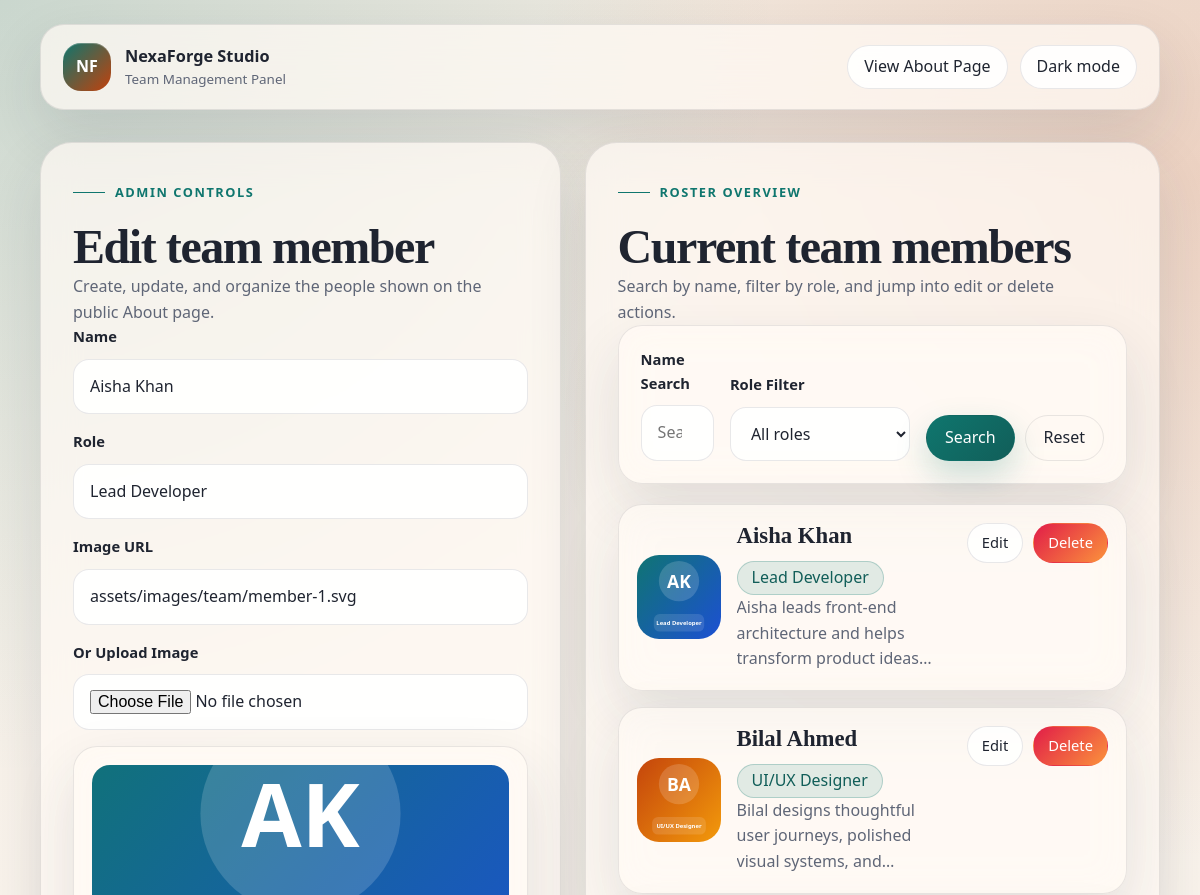
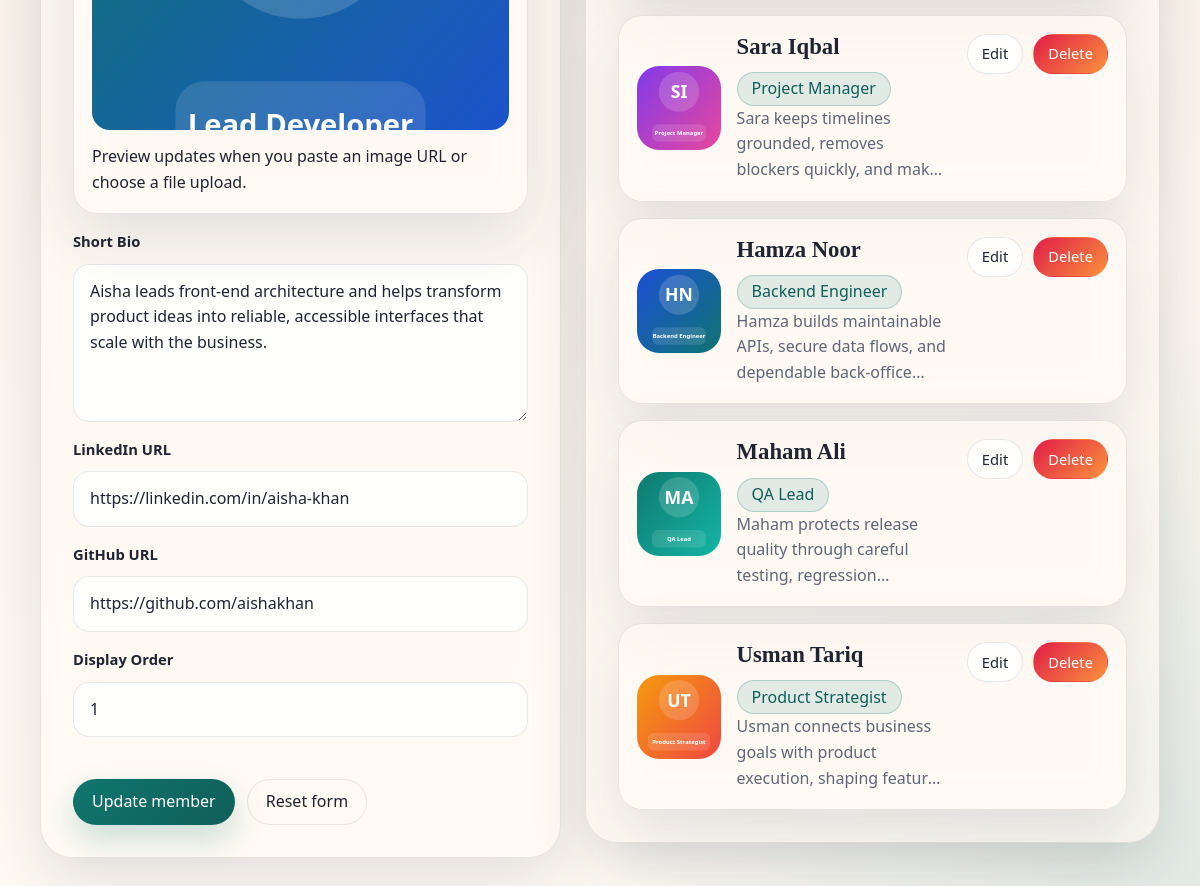
The app's page /Task-02/admin/index.php?edit=1 with its own data (2 pictures, top to bottom).
### tables this page shows
CREATE TABLE team_members (
    id INT UNSIGNED NOT NULL AUTO_INCREMENT,
    name VARCHAR(120) NOT NULL,
    role VARCHAR(100) NOT NULL,
    profile_image VARCHAR(255) NOT NULL,
    bio TEXT NOT NULL,
    linkedin_url VARCHAR(255) DEFAULT NULL,
    github_url VARCHAR(255) DEFAULT NULL,
    display_order INT NOT NULL DEFAULT 0,
    created_at TIMESTAMP NOT NULL DEFAULT CURRENT_TIMESTAMP,
    updated_at TIMESTAMP NOT NULL DEFAULT CURRENT_TIMESTAMP ON UPDATE CURRENT_TIMESTAMP,
    PRIMARY KEY (id)
);

### Task-02/includes/functions.php (called while the page is built, shortened)
<?php
function startsWith(string $haystack, string $needle): bool
{
    return $needle === '' || strpos($haystack, $needle) === 0;
}
function endsWith(string $haystack, string $needle): bool
{
    return substr($haystack, -strlen($needle)) === $needle;
}
function loadDatabaseConfig(): array
{
    static $config = null;
    if ($config === null) {
        $config = require __DIR__ . '/../config/database.php';
    }
    return $config;
}
function db(): PDO
{
    static $pdo = null;
    if ($pdo instanceof PDO) {
        return $pdo;
    }
    $config = loadDatabaseConfig();
    $dsn = sprintf(
        'mysql:host=%s;port=%s;dbname=%s;charset=%s',
        $config['host'],
        $config['port'],
        $config['database'],
        $config['charset']
    );
    $pdo = new PDO(
        $dsn,
        $config['username'],
        $config['password'],
        [
            PDO::ATTR_ERRMODE => PDO::ERRMODE_EXCEPTION,
            PDO::ATTR_DEFAULT_FETCH_MODE => PDO::FETCH_ASSOC,
            PDO::ATTR_EMULATE_PREPARES => false,
        ]
    );
    return $pdo;
}
function baseUrl(): string
{
    static $baseUrl = null;
    if ($baseUrl !== null) {
        return $baseUrl;
    }
    $scriptName = str_replace('\\', '/', $_SERVER['SCRIPT_NAME'] ?? '');
    $directory = rtrim(str_replace('\\', '/', dirname($scriptName)), '/.');
    if ($directory !== '' && endsWith($directory, '/admin')) {
        $directory = substr($directory, 0, -6);
    }
    $baseUrl = $directory === '' ? '' : $directory;
    return $baseUrl;
}
function route(string $path = ''): string
{
    $base = baseUrl();
    $normalizedPath = ltrim($path, '/');
    return ($base !== '' ? $base : '') . '/' . $normalizedPath;
}
function escape(?string $value): string
{
    return htmlspecialchars((string) $value, ENT_QUOTES, 'UTF-8');
}
function normalizeText(?string $value): string
{
    return trim((string) $value);
}
function isAbsoluteUrl(string $value): bool
{
    return (bool) preg_match('#^(https?:)?//#i', $value) || startsWith($value, 'data:');
}
function defaultProfileImage(): string
{
    return 'assets/images/team/default-avatar.svg';
}
function resolveImageUrl(?string $path): string
{
    $candidate = trim((string) $path);
    return isAbsoluteUrl($candidate) ? $candidate : route(ltrim($candidate, '/'));
}
function getOldInput(): array
{
    $oldInput = $_SESSION['old_input'] ?? [];
    return is_array($oldInput) ? $oldInput : [];
}
function fetchTeamMembers(array $filters = []): array
{
    $sql = 'SELECT * FROM team_members WHERE 1 = 1';
    $params = [];
    $sql .= ' ORDER BY display_order ASC, name ASC';
    $statement = db()->prepare($sql);
    $statement->execute($params);
    return $statement->fetchAll();
}
function findTeamMember(int $id): ?array
{
    $statement = db()->prepare('SELECT * FROM team_members WHERE id = :id LIMIT 1');
    $statement->execute(['id' => $id]);
    $member = $statement->fetch();
    return $member ?: null;
}
function mergeMemberFormData(?array $member, array $oldInput): array
{
    $defaults = [
        'id' => '',
        'name' => '',
        'role' => '',
        'image_url' => '',
        'bio' => '',
        'linkedin_url' => '',
        'github_url' => '',
        'display_order' => '0',
    ];
    $memberData = [
        'id' => isset($member['id']) ? (string) $member['id'] : '',
        'name' => isset($member['name']) ? (string) $member['name'] : '',
        'role' => isset($member['role']) ? (string) $member['role'] : '',
        'image_url' => isset($member['profile_image']) ? (string) $member['profile_image'] : '',
        'bio' => isset($member['bio']) ? (string) $member['bio'] : '',
        'linkedin_url' => isset($member['linkedin_url']) ? (string) $member['linkedin_url'] : '',
        'github_url' => isset($member['github_url']) ? (string) $member['github_url'] : '',
        'display_order' => isset($member['display_order']) ? (string) $member['display_order'] : '0',
    ];
    return array_merge($defaults, $memberData, $oldInput);
}

### Task-02/admin/index.php (the view, shortened to what this page needs)
<?php
$oldInput = getOldInput();
$editId = filter_input(INPUT_GET, 'edit', FILTER_VALIDATE_INT);
$search = normalizeText($_GET['search'] ?? '');
$selectedRole = normalizeText($_GET['role'] ?? '');
$editMember = null;
$members = [];
$dbError = null;
$fallbackImage = resolveImageUrl(defaultProfileImage());
try {
    if ($editId) {
        $editMember = findTeamMember($editId);
    }
    $members = fetchTeamMembers([
        'search' => $search,
        'role' => $selectedRole,
    ]);
} catch (Throwable $exception) {
    $dbError = 'Database connection failed. Import database/team_management.sql and update config/database.php before using the admin panel.';
}
$formData = mergeMemberFormData($editMember, $oldInput);
$isEditing = $formData['id'] !== '';
?>
<!DOCTYPE html>
<html lang="en">
<head>
    <link rel="stylesheet" href="<?= escape(route('assets/css/styles.css')) ?>">
</head>
<body class="page-admin">
    <div class="site-shell">
        <header class="topbar container reveal">
            <a class="brand" href="<?= escape(route('about.php')) ?>">
                <span class="brand-mark">NF</span>
                <span>
                    <strong>NexaForge Studio</strong>
                    <small>Team Management Panel</small>
                </span>
            </a>
            <div class="topbar-actions">
                <a class="ghost-link" href="<?= escape(route('about.php')) ?>">View About Page</a>
                <button type="button" class="theme-toggle" data-theme-toggle aria-label="Toggle color theme">
                    <span data-theme-label>Dark mode</span>
                </button>
            </div>
        </header>
        <main class="container admin-layout">
            <section class="admin-panel reveal">
                <div class="panel-heading">
                    <p class="eyebrow">Admin Controls</p>
                    <h1><?= $isEditing ? 'Edit team member' : 'Add a new team member' ?></h1>
                    <p>Create, update, and organize the people shown on the public About page.</p>
                </div>
                <?php if ($dbError !== null): ?>
                    <div class="notice error"><?= escape($dbError) ?></div>
                <?php else: ?>
                    <form
                        class="admin-form"
                        action="<?= escape(route('admin/save_member.php')) ?>"
                        method="post"
                        enctype="multipart/form-data"
                    >
                        <label class="field">
                            <span>Name</span>
                            <input type="text" name="name" value="<?= escape((string) $formData['name']) ?>" required>
                        </label>
                        <label class="field">
                            <span>Role</span>
                            <input type="text" name="role" value="<?= escape((string) $formData['role']) ?>" placeholder="Developer, Designer, Manager..." required>
                        </label>
                        <label class="field">
                            <span>Image URL</span>
                            <input type="text" name="image_url" value="<?= escape((string) $formData['image_url']) ?>" placeholder="https://example.com/photo.jpg">
                        </label>
                        <label class="field">
                            <span>Or Upload Image</span>
                            <input type="file" name="image_file" accept=".jpg,.jpeg,.png,.gif,.webp,.svg,image/*" data-image-upload>
                        </label>
                        <div class="image-preview-card">
                            <img
                                src="<?= escape(resolveImageUrl((string) $formData['image_url'])) ?>"
                                alt="Team member preview"
                                data-image-preview
                                data-fallback="<?= escape($fallbackImage) ?>"
                            >
                            <p>Preview updates when you paste an image URL or choose a file upload.</p>
                        </div>
                        <label class="field">
                            <span>Short Bio</span>
                            <textarea name="bio" rows="5" required><?= escape((string) $formData['bio']) ?></textarea>
                        </label>
                        <label class="field">
                            <span>LinkedIn URL</span>
                            <input type="text" name="linkedin_url" value="<?= escape((string) $formData['linkedin_url']) ?>" placeholder="https://linkedin.com/in/username">
                        </label>
                        <label class="field">
                            <span>GitHub URL</span>
                            <input type="text" name="github_url" value="<?= escape((string) $formData['github_url']) ?>" placeholder="https://github.com/username">
                        </label>
                        <label class="field">
                            <span>Display Order</span>
                            <input type="number" name="display_order" value="<?= escape((string) $formData['display_order']) ?>" min="0" step="1">
                        </label>
                        <div class="button-row">
                            <button class="button primary" type="submit"><?= $isEditing ? 'Update member' : 'Add member' ?></button>
                            <a class="button subtle" href="<?= escape(route('admin/index.php')) ?>">Reset form</a>
                        </div>
                    </form>
                <?php endif; ?>
            </section>
            <section class="member-manager reveal">
                <div class="panel-heading">
                    <p class="eyebrow">Roster Overview</p>
                    <h2>Current team members</h2>
                    <p>Search by name, filter by role, and jump into edit or delete actions.</p>
                </div>
                <?php if ($dbError === null): ?>
                    <form class="filter-bar compact" method="get" action="<?= escape(route('admin/index.php')) ?>">
                        <label class="field">
                            <span>Name Search</span>
                            <input type="search" name="search" value="<?= escape($search) ?>" placeholder="Search by name">
                        </label>
                        <label class="field">
                            <span>Role Filter</span>
                            <select name="role">
                                <option value="">All roles</option>
                            </select>
                        </label>
                        <div class="filter-actions">
                            <button class="button primary" type="submit">Search</button>
                            <a class="button subtle" href="<?= escape(route('admin/index.php')) ?>">Reset</a>
                        </div>
                    </form>
                    <?php if ($members === []): ?>
                        <div class="empty-state">
                            <h3>No team members found</h3>
                            <p>Add a member with the form or adjust the search criteria.</p>
                        </div>
                    <?php else: ?>
                        <div class="admin-list">
                            <?php foreach ($members as $member): ?>
                                <article class="member-row">
                                    <div class="member-row-main">
                                        <img
                                            class="member-thumb"
                                            src="<?= escape(resolveImageUrl($member['profile_image'] ?? '')) ?>"
                                            alt="<?= escape((string) ($member['name'] ?? '')) ?>"
                                            loading="lazy"
                                            data-fallback="<?= escape($fallbackImage) ?>"
                                        >
                                        <div>
                                            <div class="member-row-header">
                                                <h3><?= escape((string) ($member['name'] ?? '')) ?></h3>
                                                <span class="role-chip"><?= escape((string) ($member['role'] ?? '')) ?></span>
                                            </div>
                                            <p class="member-snippet"><?= escape((string) ($member['bio'] ?? '')) ?></p>
                                        </div>
                                    </div>
                                    <div class="member-row-actions">
                                        <a class="button secondary small" href="<?= escape(route('admin/index.php?edit=' . (int) $member['id'])) ?>">Edit</a>
                                        <form method="post" action="<?= escape(route('admin/delete_member.php')) ?>" data-delete-form>
                                            <button class="button danger small" type="submit">Delete</button>
                                        </form>
                                    </div>
                                </article>
                            <?php endforeach; ?>
                        </div>
                    <?php endif; ?>
                <?php else: ?>
                    <div class="notice error"><?= escape($dbError) ?></div>
                <?php endif; ?>
            </section>
        </main>
    </div>
</body>
</html>

### records on screen
team_members: name "Aisha Khan", role "Lead Developer", image_url "assets/images/team/member-1.svg", profile_image (picture), bio "Aisha leads front-end architecture and helps transform product ideas into reliable, accessible interfaces that scale with the business.", linkedin_url "https://linkedin.com/in/aisha-khan", github_url "https://github.com/aishakhan", display_order "1", bio "Aisha leads front-end architecture and helps transform product…"
team_members: profile_image (picture), name "Bilal Ahmed", role "UI/UX Designer", bio "Bilal designs thoughtful user journeys, polished visual systems,…"
team_members: profile_image (picture), name "Sara Iqbal", role "Project Manager", bio "Sara keeps timelines grounded, removes blockers quickly, and…"
team_members: profile_image (picture), name "Hamza Noor", role "Backend Engineer", bio "Hamza builds maintainable APIs, secure data flows, and dependable…"
team_members: profile_image (picture), name "Maham Ali", role "QA Lead", bio "Maham protects release quality through careful testing,…"
team_members: profile_image (picture), name "Usman Tariq", role "Product Strategist", bio "Usman connects business goals with product execution, shaping…"
